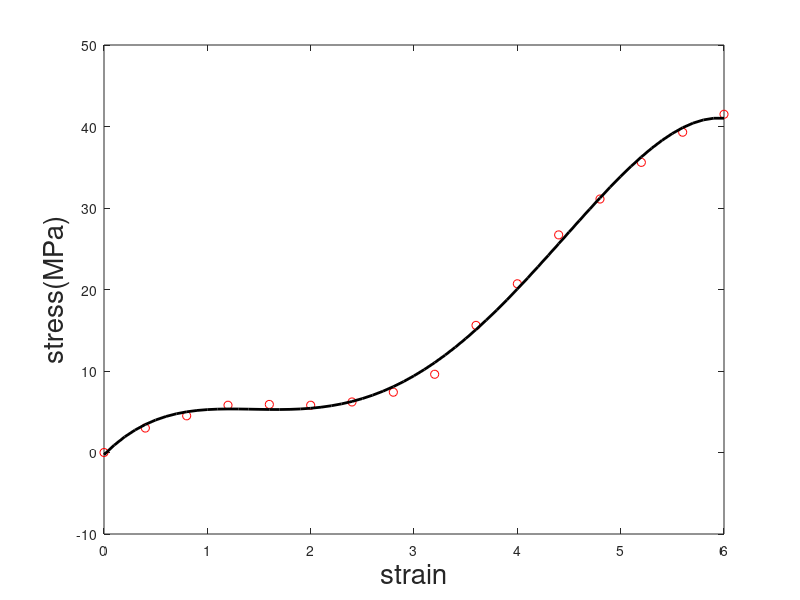

This figure's MATLAB source:
y = [0 3 4.5 5.8 5.9 5.8 6.2 7.4 9.6 15.6 20.7 26.7 31.1 35.6 39.3 41.5];
x = 0 : 0.4 : 6 ;

n = length(x);
m = 4;

for i = 1 : 2*m
    xsum(i) = sum(x.^(i));
end

a(1,1) = n;
b(1,1) = sum(y);

for j= 2:m+1
   a(1,j) = xsum(j-1); 
end

for i = 2 : m+1
    for j = 1 : m+1
        a(i,j) = xsum(j+i-2);
    end
    b(i,1) = sum(x.^(i-1).*y);
end

p = (a\b)';

for i = 1:m+1
    Pcoef(i)  = p(m+2-i);
end

epsilon = 0:0.1:6;
stressfit = polyval(Pcoef,epsilon);
plot(x,y,'ro',epsilon,stressfit,'k','linewidth',2);
xlabel('strain','fontsize',20);
ylabel('stress(MPa)','fontsize',20);

